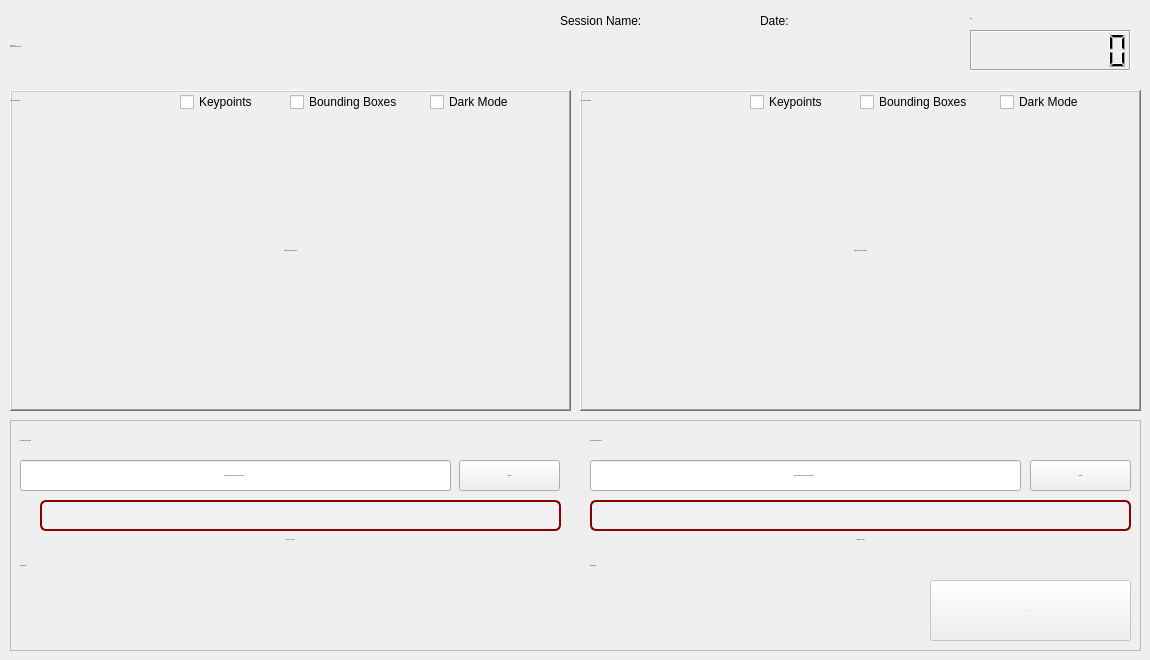
    <widget class="QWidget" name="ImportPage">
     <widget class="QFrame" name="frame_8">
      <property name="geometry">
       <rect>
        <x>10</x>
        <y>420</y>
        <width>1131</width>
        <height>231</height>
       </rect>
      </property>
      <property name="frameShape">
       <enum>QFrame::Shape::StyledPanel</enum>
      </property>
      <property name="frameShadow">
       <enum>QFrame::Shadow::Raised</enum>
      </property>
      <widget class="QLabel" name="status_label_front">
       <property name="geometry">
        <rect>
         <x>10</x>
         <y>110</y>
         <width>541</width>
         <height>20</height>
        </rect>
       </property>
       <property name="font">
        <font>
         <family>Segoe UI</family>
         <pointsize>-1</pointsize>
         <italic>true</italic>
        </font>
       </property>
       <property name="text">
        <string>[ IMPORT A VIDEO ]</string>
       </property>
       <property name="alignment">
        <set>Qt::AlignmentFlag::AlignCenter</set>
       </property>
      </widget>
      <widget class="QPushButton" name="import_video_button_front">
       <property name="geometry">
        <rect>
         <x>449</x>
         <y>40</y>
         <width>101</width>
         <height>31</height>
        </rect>
       </property>
       <property name="maximumSize">
        <size>
         <width>140</width>
         <height>50</height>
        </size>
       </property>
       <property name="font">
        <font>
         <family>Segoe UI</family>
         <pointsize>-1</pointsize>
         <bold>false</bold>
        </font>
       </property>
       <property name="autoFillBackground">
        <bool>false</bool>
       </property>
       <property name="text">
        <string>Browse</string>
       </property>
       <property name="icon">
        <iconset resource="icons/icons.qrc">
         <normaloff>:/icons/search-13-256.png</normaloff>:/icons/search-13-256.png</iconset>
       </property>
       <property name="iconSize">
        <size>
         <width>15</width>
         <height>17</height>
        </size>
       </property>
      </widget>
      <widget class="QLineEdit" name="videoDirectory_front">
       <property name="geometry">
        <rect>
         <x>10</x>
         <y>40</y>
         <width>431</width>
         <height>31</height>
        </rect>
       </property>
       <property name="font">
        <font>
         <family>Segoe UI</family>
         <pointsize>-1</pointsize>
         <italic>true</italic>
        </font>
       </property>
       <property name="text">
        <string>Import a center view video file to be analyzed.</string>
       </property>
       <property name="alignment">
        <set>Qt::AlignmentFlag::AlignCenter</set>
       </property>
       <property name="readOnly">
        <bool>true</bool>
       </property>
      </widget>
      <widget class="QLabel" name="label_15">
       <property name="geometry">
        <rect>
         <x>10</x>
         <y>10</y>
         <width>175</width>
         <height>21</height>
        </rect>
       </property>
       <property name="maximumSize">
        <size>
         <width>211</width>
         <height>21</height>
        </size>
       </property>
       <property name="font">
        <font>
         <family>Segoe UI</family>
         <pointsize>-1</pointsize>
         <italic>true</italic>
        </font>
       </property>
       <property name="text">
        <string>Front Video File Location:</string>
       </property>
      </widget>
      <widget class="QProgressBar" name="importProgressBar_front">
       <property name="geometry">
        <rect>
         <x>30</x>
         <y>80</y>
         <width>521</width>
         <height>31</height>
        </rect>
       </property>
       <property name="font">
        <font>
         <family>Segoe UI</family>
         <pointsize>-1</pointsize>
         <bold>true</bold>
        </font>
       </property>
       <property name="styleSheet">
        <string notr="true">QProgressBar {
    border: 2px solid #880000;
    border-radius: 6px;
    background-color: #f0f0f0;
    text-align: center;
    color: white;
    font-weight: bold;
}

QProgressBar::chunk {
    background: qlineargradient(
        x1: 0, y1: 0, x2: 1, y2: 0,
        stop: 0 #cc0000, 
        stop: 1 #990000
    );
    border-radius: 6px;
    margin: 1px;
}
</string>
       </property>
       <property name="value">
        <number>0</number>
       </property>
       <property name="alignment">
        <set>Qt::AlignmentFlag::AlignRight|Qt::AlignmentFlag::AlignTop|Qt::AlignmentFlag::AlignTrailing</set>
       </property>
      </widget>
      <widget class="QLabel" name="label_17">
       <property name="geometry">
        <rect>
         <x>580</x>
         <y>10</y>
         <width>184</width>
         <height>21</height>
        </rect>
       </property>
       <property name="maximumSize">
        <size>
         <width>211</width>
         <height>21</height>
        </size>
       </property>
       <property name="font">
        <font>
         <family>Segoe UI</family>
         <pointsize>-1</pointsize>
         <italic>true</italic>
        </font>
       </property>
       <property name="text">
        <string>Center Video File Location:</string>
       </property>
      </widget>
      <widget class="QProgressBar" name="importProgressBar_center">
       <property name="geometry">
        <rect>
         <x>580</x>
         <y>80</y>
         <width>541</width>
         <height>31</height>
        </rect>
       </property>
       <property name="font">
        <font>
         <family>Segoe UI</family>
         <pointsize>-1</pointsize>
         <bold>true</bold>
        </font>
       </property>
       <property name="styleSheet">
        <string notr="true">QProgressBar {
    border: 2px solid #880000;
    border-radius: 6px;
    background-color: #f0f0f0;
    text-align: center;
    color: white;
    font-weight: bold;
}

QProgressBar::chunk {
    background: qlineargradient(
        x1: 0, y1: 0, x2: 1, y2: 0,
        stop: 0 #cc0000, 
        stop: 1 #990000
    );
    border-radius: 6px;
    margin: 1px;
}
</string>
       </property>
       <property name="value">
        <number>0</number>
       </property>
       <property name="alignment">
        <set>Qt::AlignmentFlag::AlignRight|Qt::AlignmentFlag::AlignTop|Qt::AlignmentFlag::AlignTrailing</set>
       </property>
      </widget>
      <widget class="QLineEdit" name="videoDirectory_center">
       <property name="geometry">
        <rect>
         <x>580</x>
         <y>40</y>
         <width>431</width>
         <height>31</height>
        </rect>
       </property>
       <property name="font">
        <font>
         <family>Segoe UI</family>
         <pointsize>-1</pointsize>
         <italic>true</italic>
        </font>
       </property>
       <property name="text">
        <string>Import a center view video file to be analyzed.</string>
       </property>
       <property name="alignment">
        <set>Qt::AlignmentFlag::AlignCenter</set>
       </property>
       <property name="readOnly">
        <bool>true</bool>
       </property>
      </widget>
      <widget class="QLabel" name="status_label_center">
       <property name="geometry">
        <rect>
         <x>580</x>
         <y>110</y>
         <width>541</width>
         <height>20</height>
        </rect>
       </property>
       <property name="font">
        <font>
         <family>Segoe UI</family>
         <pointsize>-1</pointsize>
         <italic>true</italic>
        </font>
       </property>
       <property name="text">
        <string>[ IMPORT A VIDEO ]</string>
       </property>
       <property name="alignment">
        <set>Qt::AlignmentFlag::AlignCenter</set>
       </property>
      </widget>
      <widget class="QPushButton" name="import_video_button_center">
       <property name="geometry">
        <rect>
         <x>1020</x>
         <y>40</y>
         <width>101</width>
         <height>31</height>
        </rect>
       </property>
       <property name="font">
        <font>
         <family>Segoe UI</family>
         <pointsize>-1</pointsize>
        </font>
       </property>
       <property name="text">
        <string>Browse</string>
       </property>
       <property name="icon">
        <iconset resource="icons/icons.qrc">
         <normaloff>:/icons/search-13-256.png</normaloff>:/icons/search-13-256.png</iconset>
       </property>
       <property name="iconSize">
        <size>
         <width>15</width>
         <height>17</height>
        </size>
       </property>
      </widget>
      <widget class="QPushButton" name="play_pause_button_video_preview">
       <property name="enabled">
        <bool>false</bool>
       </property>
       <property name="geometry">
        <rect>
         <x>920</x>
         <y>160</y>
         <width>201</width>
         <height>61</height>
        </rect>
       </property>
       <property name="font">
        <font>
         <family>Segoe UI</family>
         <pointsize>-1</pointsize>
         <fontweight>DemiBold</fontweight>
        </font>
       </property>
       <property name="text">
        <string>PLAY PREVIEW</string>
       </property>
       <property name="icon">
        <iconset resource="icons/icons.qrc">
         <normaloff>:/icons/play-256.png</normaloff>:/icons/play-256.png</iconset>
       </property>
       <property name="iconSize">
        <size>
         <width>17</width>
         <height>17</height>
        </size>
       </property>
      </widget>
      <widget class="QWidget" name="time_frame_container_import_preview" native="true">
       <property name="geometry">
        <rect>
         <x>10</x>
         <y>160</y>
         <width>901</width>
         <height>61</height>
        </rect>
       </property>
       <property name="styleSheet">
        <string notr="true">border-color: rgb(0, 0, 0);</string>
       </property>
      </widget>
      <widget class="QLabel" name="label_40">
       <property name="geometry">
        <rect>
         <x>10</x>
         <y>130</y>
         <width>101</width>
         <height>31</height>
        </rect>
       </property>
       <property name="font">
        <font>
         <family>Segoe UI</family>
         <pointsize>-1</pointsize>
        </font>
       </property>
       <property name="text">
        <string>Time Elapsed:</string>
       </property>
      </widget>
      <widget class="QLabel" name="time_elapsed_label_front">
       <property name="geometry">
        <rect>
         <x>120</x>
         <y>130</y>
         <width>431</width>
         <height>31</height>
        </rect>
       </property>
       <property name="font">
        <font>
         <family>Segoe UI</family>
         <pointsize>-1</pointsize>
        </font>
       </property>
       <property name="text">
        <string>--</string>
       </property>
      </widget>
      <widget class="QLabel" name="time_elapsed_label_center">
       <property name="geometry">
        <rect>
         <x>684</x>
         <y>130</y>
         <width>431</width>
         <height>31</height>
        </rect>
       </property>
       <property name="font">
        <font>
         <family>Segoe UI</family>
         <pointsize>-1</pointsize>
        </font>
       </property>
       <property name="text">
        <string>--</string>
       </property>
      </widget>
      <widget class="QLabel" name="label_67">
       <property name="geometry">
        <rect>
         <x>580</x>
         <y>130</y>
         <width>101</width>
         <height>31</height>
        </rect>
       </property>
       <property name="font">
        <font>
         <family>Segoe UI</family>
         <pointsize>-1</pointsize>
        </font>
       </property>
       <property name="text">
        <string>Time Elapsed:</string>
       </property>
      </widget>
      <zorder>import_video_button_front</zorder>
      <zorder>videoDirectory_front</zorder>
      <zorder>label_15</zorder>
      <zorder>importProgressBar_front</zorder>
      <zorder>label_17</zorder>
      <zorder>importProgressBar_center</zorder>
      <zorder>videoDirectory_center</zorder>
      <zorder>status_label_center</zorder>
      <zorder>import_video_button_center</zorder>
      <zorder>play_pause_button_video_preview</zorder>
      <zorder>status_label_front</zorder>
      <zorder>time_frame_container_import_preview</zorder>
      <zorder>label_40</zorder>
      <zorder>time_elapsed_label_front</zorder>
      <zorder>time_elapsed_label_center</zorder>
      <zorder>label_67</zorder>
     </widget>
     <widget class="QLabel" name="label_18">
      <property name="geometry">
       <rect>
        <x>970</x>
        <y>10</y>
        <width>31</width>
        <height>17</height>
       </rect>
      </property>
      <property name="maximumSize">
       <size>
        <width>31</width>
        <height>21</height>
       </size>
      </property>
      <property name="font">
       <font>
        <family>Segoe UI</family>
        <pointsize>-1</pointsize>
       </font>
      </property>
      <property name="text">
       <string>Time:</string>
      </property>
     </widget>
     <widget class="QLCDNumber" name="timeLCD">
      <property name="geometry">
       <rect>
        <x>970</x>
        <y>30</y>
        <width>161</width>
        <height>41</height>
       </rect>
      </property>
      <property name="maximumSize">
       <size>
        <width>161</width>
        <height>41</height>
       </size>
      </property>
      <property name="font">
       <font>
        <family>Segoe UI</family>
        <pointsize>-1</pointsize>
       </font>
      </property>
      <property name="autoFillBackground">
       <bool>false</bool>
      </property>
      <property name="frameShadow">
       <enum>QFrame::Shadow::Sunken</enum>
      </property>
      <property name="lineWidth">
       <number>1</number>
      </property>
      <property name="midLineWidth">
       <number>0</number>
      </property>
      <property name="digitCount">
       <number>8</number>
      </property>
      <property name="segmentStyle">
       <enum>QLCDNumber::SegmentStyle::Filled</enum>
      </property>
     </widget>
     <widget class="QLabel" name="label_30">
      <property name="geometry">
       <rect>
        <x>10</x>
        <y>90</y>
        <width>151</width>
        <height>21</height>
       </rect>
      </property>
      <property name="maximumSize">
       <size>
        <width>191</width>
        <height>21</height>
       </size>
      </property>
      <property name="font">
       <font>
        <family>Segoe UI</family>
        <pointsize>-1</pointsize>
       </font>
      </property>
      <property name="autoFillBackground">
       <bool>false</bool>
      </property>
      <property name="text">
       <string>Video Preview [FRONT]</string>
      </property>
      <property name="alignment">
       <set>Qt::AlignmentFlag::AlignLeading|Qt::AlignmentFlag::AlignLeft|Qt::AlignmentFlag::AlignVCenter</set>
      </property>
     </widget>
     <widget class="QLabel" name="label_29">
      <property name="geometry">
       <rect>
        <x>580</x>
        <y>90</y>
        <width>151</width>
        <height>21</height>
       </rect>
      </property>
      <property name="maximumSize">
       <size>
        <width>191</width>
        <height>21</height>
       </size>
      </property>
      <property name="font">
       <font>
        <family>Segoe UI</family>
        <pointsize>-1</pointsize>
       </font>
      </property>
      <property name="autoFillBackground">
       <bool>false</bool>
      </property>
      <property name="text">
       <string>Video Preview [CENTER]</string>
      </property>
      <property name="alignment">
       <set>Qt::AlignmentFlag::AlignLeading|Qt::AlignmentFlag::AlignLeft|Qt::AlignmentFlag::AlignVCenter</set>
      </property>
     </widget>
     <widget class="QLabel" name="day_label">
      <property name="geometry">
       <rect>
        <x>760</x>
        <y>30</y>
        <width>201</width>
        <height>41</height>
       </rect>
      </property>
      <property name="font">
       <font>
        <family>Segoe UI</family>
        <pointsize>-1</pointsize>
        <italic>false</italic>
       </font>
      </property>
      <property name="text">
       <string>--</string>
      </property>
     </widget>
     <widget class="QLabel" name="label_23">
      <property name="geometry">
       <rect>
        <x>560</x>
        <y>10</y>
        <width>91</width>
        <height>21</height>
       </rect>
      </property>
      <property name="text">
       <string>Session Name:</string>
      </property>
     </widget>
     <widget class="QLabel" name="label_24">
      <property name="geometry">
       <rect>
        <x>760</x>
        <y>10</y>
        <width>31</width>
        <height>21</height>
       </rect>
      </property>
      <property name="text">
       <string>Date:</string>
      </property>
     </widget>
     <widget class="QLabel" name="session_name_label">
      <property name="geometry">
       <rect>
        <x>560</x>
        <y>30</y>
        <width>191</width>
        <height>41</height>
       </rect>
      </property>
      <property name="font">
       <font>
        <family>Segoe UI</family>
        <pointsize>-1</pointsize>
        <italic>false</italic>
       </font>
      </property>
      <property name="text">
       <string>--</string>
      </property>
     </widget>
     <widget class="QLabel" name="label_27">
      <property name="geometry">
       <rect>
        <x>10</x>
        <y>0</y>
        <width>561</width>
        <height>91</height>
       </rect>
      </property>
      <property name="font">
       <font>
        <family>Bell MT</family>
        <pointsize>-1</pointsize>
        <fontweight>Medium</fontweight>
       </font>
      </property>
      <property name="text">
       <string>UPLOAD AN
EXAMINATION FOOTAGE</string>
      </property>
     </widget>
     <widget class="QLabel" name="video_preview_label_front">
      <property name="geometry">
       <rect>
        <x>10</x>
        <y>90</y>
        <width>561</width>
        <height>321</height>
       </rect>
      </property>
      <property name="font">
       <font>
        <family>Segoe UI</family>
        <pointsize>-1</pointsize>
        <italic>true</italic>
       </font>
      </property>
      <property name="frameShape">
       <enum>QFrame::Shape::WinPanel</enum>
      </property>
      <property name="frameShadow">
       <enum>QFrame::Shadow::Raised</enum>
      </property>
      <property name="text">
       <string>Import a video to see preview</string>
      </property>
      <property name="alignment">
       <set>Qt::AlignmentFlag::AlignCenter</set>
      </property>
     </widget>
     <widget class="QLabel" name="video_preview_label_center">
      <property name="geometry">
       <rect>
        <x>580</x>
        <y>90</y>
        <width>561</width>
        <height>321</height>
       </rect>
      </property>
      <property name="font">
       <font>
        <family>Segoe UI</family>
        <pointsize>-1</pointsize>
        <italic>true</italic>
       </font>
      </property>
      <property name="frameShape">
       <enum>QFrame::Shape::WinPanel</enum>
      </property>
      <property name="frameShadow">
       <enum>QFrame::Shadow::Raised</enum>
      </property>
      <property name="text">
       <string>Import a video to see preview</string>
      </property>
      <property name="alignment">
       <set>Qt::AlignmentFlag::AlignCenter</set>
      </property>
     </widget>
     <widget class="QCheckBox" name="front_preview_video_keypoints_check_box">
      <property name="geometry">
       <rect>
        <x>180</x>
        <y>92</y>
        <width>81</width>
        <height>20</height>
       </rect>
      </property>
      <property name="text">
       <string>Keypoints</string>
      </property>
     </widget>
     <widget class="QCheckBox" name="front_preview_video_bounding_box_check_box">
      <property name="geometry">
       <rect>
        <x>290</x>
        <y>92</y>
        <width>121</width>
        <height>20</height>
       </rect>
      </property>
      <property name="text">
       <string>Bounding Boxes</string>
      </property>
     </widget>
     <widget class="QCheckBox" name="center_preview_video_bounding_box_check_box">
      <property name="geometry">
       <rect>
        <x>860</x>
        <y>92</y>
        <width>121</width>
        <height>20</height>
       </rect>
      </property>
      <property name="text">
       <string>Bounding Boxes</string>
      </property>
     </widget>
     <widget class="QCheckBox" name="center_preview_video_keypoints_check_box">
      <property name="geometry">
       <rect>
        <x>750</x>
        <y>92</y>
        <width>81</width>
        <height>20</height>
       </rect>
      </property>
      <property name="text">
       <string>Keypoints</string>
      </property>
     </widget>
     <widget class="QCheckBox" name="front_preview_video_dark_mode_check_box">
      <property name="enabled">
       <bool>true</bool>
      </property>
      <property name="geometry">
       <rect>
        <x>430</x>
        <y>92</y>
        <width>121</width>
        <height>20</height>
       </rect>
      </property>
      <property name="text">
       <string>Dark Mode</string>
      </property>
     </widget>
     <widget class="QCheckBox" name="center_preview_video_dark_mode_check_box">
      <property name="enabled">
       <bool>true</bool>
      </property>
      <property name="geometry">
       <rect>
        <x>1000</x>
        <y>92</y>
        <width>121</width>
        <height>20</height>
       </rect>
      </property>
      <property name="text">
       <string>Dark Mode</string>
      </property>
     </widget>
     <zorder>frame_8</zorder>
     <zorder>label_18</zorder>
     <zorder>timeLCD</zorder>
     <zorder>day_label</zorder>
     <zorder>label_23</zorder>
     <zorder>label_24</zorder>
     <zorder>session_name_label</zorder>
     <zorder>label_27</zorder>
     <zorder>video_preview_label_front</zorder>
     <zorder>video_preview_label_center</zorder>
     <zorder>label_29</zorder>
     <zorder>label_30</zorder>
     <zorder>front_preview_video_keypoints_check_box</zorder>
     <zorder>front_preview_video_bounding_box_check_box</zorder>
     <zorder>center_preview_video_bounding_box_check_box</zorder>
     <zorder>center_preview_video_keypoints_check_box</zorder>
     <zorder>front_preview_video_dark_mode_check_box</zorder>
     <zorder>center_preview_video_dark_mode_check_box</zorder>
    </widget>
